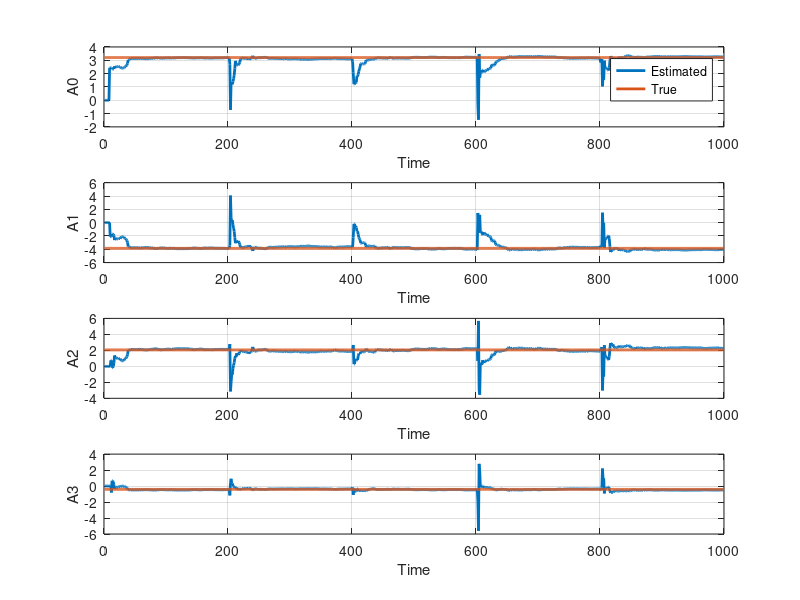
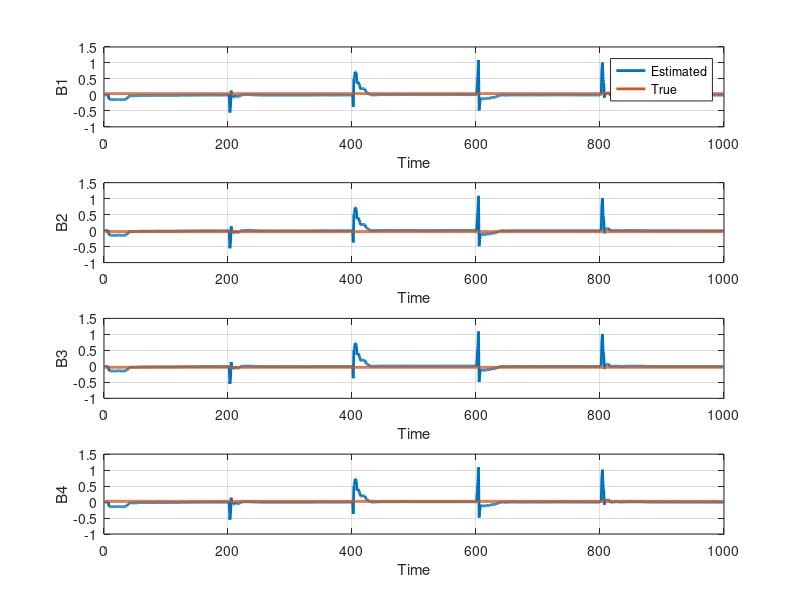

The MATLAB script that drew these images, in order:
clc; clear all; close all;

a0_true = 3.207; a1_true = -3.853; a2_true = 2.055; a3_true = -0.4107;
b1_true = 0.04269; b2_true = -0.0332; b3_true = -0.03096; b4_true = 0.02414;

max = 1000;
y = zeros(max, 1);
Noise = 0.05 * wgn(max, 1, 10);
duration = 1000.0;
sampling_rate = 1;
t1 = 0:1/sampling_rate:(duration - 1/sampling_rate); 
% u = sind(2 * pi * t1) + sind(5 * pi * t1) + sind(7 * pi * t1) + sind(3 * pi * t1); % Sinusoidal input 
% u = zeros(1,max); u(5) =1; % Impulse input 
% u=randn(1,max);
% u=ones(1,max);%u(1)=0; %step input
u(1:1000, 1) = ones(1000, 1);
lambda = 1;
P = 100000 * eye(8);
theta = zeros(8, 1);
a0_values = zeros(max, 1);
a1_values = zeros(max, 1);
a2_values = zeros(max, 1);
a3_values = zeros(max, 1);
b1_values = zeros(max, 1);
b2_values = zeros(max, 1);
b3_values = zeros(max, 1);
b4_values = zeros(max, 1);
reset_interval = 200;

for t = 8:max
    if mod(t, reset_interval) == 0
        P = 100000 * eye(8);
    end

    y(t) = a0_true * y(t-1) + a1_true * y(t-2) + a2_true * y(t-3) + a3_true * y(t-4) ...
        + b1_true * u(t-1) + b2_true * u(t-2) + b3_true * u(t-3) + b4_true * u(t-4)+ Noise(t);
    phiint = [y(t-1); y(t-2); y(t-3); y(t-4); u(t-1); u(t-2); u(t-3); u(t-4)];
    K = P * phiint / (lambda + phiint' * P * phiint);
    theta = theta + K * (y(t) - phiint' * theta);
    P = (eye(8) - K * phiint') * P / lambda;
    a0_values(t) = theta(1);
    a1_values(t) = theta(2);
    a2_values(t) = theta(3);
    a3_values(t) = theta(4);
    b1_values(t) = theta(5);
    b2_values(t) = theta(6);
    b3_values(t) = theta(7);
    b4_values(t) = theta(8);
end

disp(['a0: ', num2str(a0_values(max))]);
disp(['a1: ', num2str(a1_values(max))]);
disp(['a2: ', num2str(a2_values(max))]);
disp(['a3: ', num2str(a3_values(max))]);
disp(['b1: ', num2str(b1_values(max))]);
disp(['b2: ', num2str(b2_values(max))]);
disp(['b3: ', num2str(b3_values(max))]);
disp(['b4: ', num2str(b4_values(max))]);


figure;
subplot(4, 1, 1)
plot(a0_values, 'LineWidth', 2);
hold on;
plot(1:max, a0_true * ones(size(1:max)), 'LineWidth', 2);  
xlabel('Time');
ylabel('A0');
legend('Estimated', 'True');
grid on;

subplot(4, 1, 2)
plot(a1_values, 'LineWidth', 2);
hold on;
plot(1:max, a1_true * ones(size(1:max)), 'LineWidth', 2); 
xlabel('Time');
ylabel('A1');
grid on;

subplot(4, 1, 3)  
plot(a2_values, 'LineWidth', 2);
hold on;
plot(1:max, a2_true * ones(size(1:max)), 'LineWidth', 2); 
xlabel('Time');
ylabel('A2');
grid on;

subplot(4, 1, 4)
plot(a3_values, 'LineWidth', 2);
hold on;
plot(1:max, a3_true * ones(size(1:max)), 'LineWidth', 2);
xlabel('Time');
ylabel('A3');
grid on;

figure;
subplot(4, 1, 1)
plot(b1_values, 'LineWidth', 2);
hold on;
plot(1:max, b1_true * ones(size(1:max)), 'LineWidth', 2); 
xlabel('Time');
ylabel('B1');
legend('Estimated', 'True');
grid on;

subplot(4, 1, 2)
plot(b2_values, 'LineWidth', 2);
hold on;
plot(1:max, b2_true * ones(size(1:max)), 'LineWidth', 2);
xlabel('Time');
ylabel('B2');
grid on;

subplot(4, 1, 3)
plot(b3_values, 'LineWidth', 2);
hold on;
plot(1:max, b3_true * ones(size(1:max)), 'LineWidth', 2); 
xlabel('Time');
ylabel('B3');
grid on;

subplot(4, 1, 4)
plot(b4_values, 'LineWidth', 2);
hold on;
plot(1:max, b4_true * ones(size(1:max)), 'LineWidth', 2);
xlabel('Time');
ylabel('B4');
grid on;
